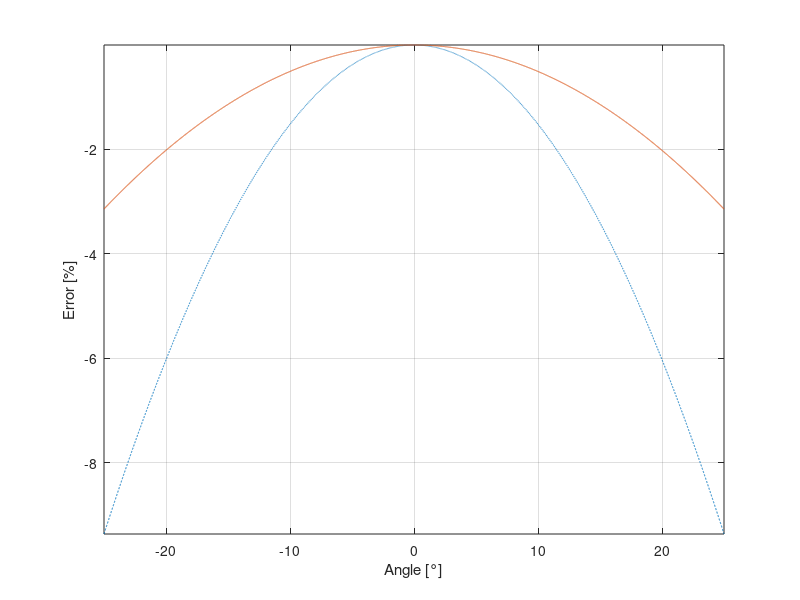
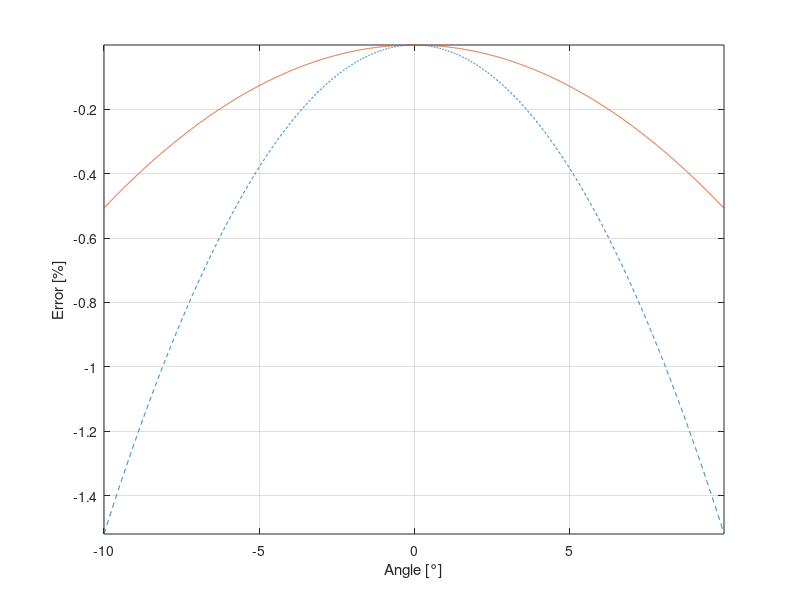
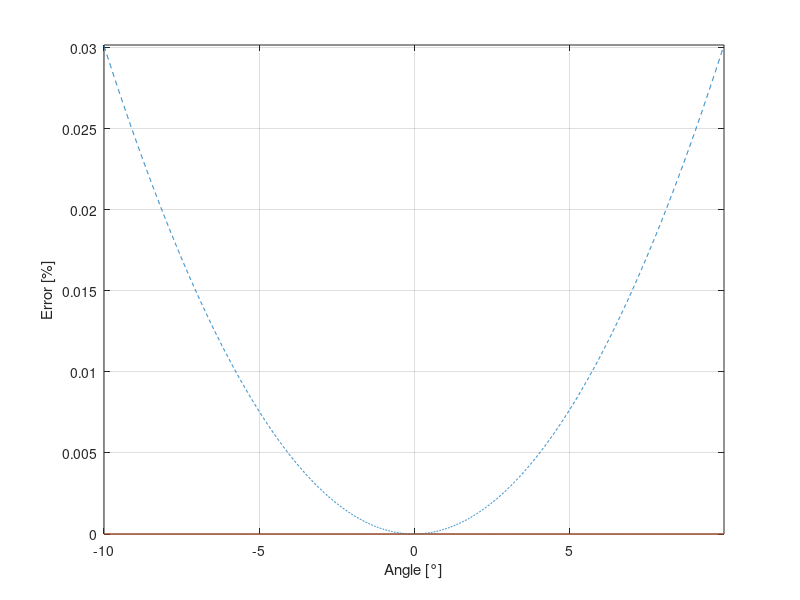

Source code (MATLAB) for these figures, in order:
clear all;

x=-25*pi/180:0.0001:25*pi/180;
X=-10*pi/180:0.0001:10*pi/180;


for k=1:3491;
	if (k ~= 0)
		Y(k)=(sin(-10*pi/180+k*0.0001)-(-10*pi/180+k*0.0001))/(-10*pi/180+k*0.0001)*100;
        Y1(k)=((sin(-10*pi/180+k*0.0001))^2-0);
	else
		Y(k)=0;
	end
end

for k=1:8727;
	if (k~=0)
		y(k)=(sin(-25*pi/180+k*0.0001)-(-25*pi/180+k*0.0001))/(-25*pi/180+k*0.0001)*100;
	else
		y(k)=0;
	end
end

%% approximation with cos=<1-x^2/2
figure
plot(x*180/pi,(cos(x)-(1))*100, '--', x*180/pi,y);

xlabel('Angle [°]'); ylabel('Error [%]');
axis tight;
grid on;

%% Approximation with cos=>1
figure
plot(X*180/pi,(cos(X)-(1))*100, '--',X*180/pi,Y); 

xlabel('Angle [°]'); ylabel('Error [%]');
axis tight;
grid on;

%% Approximation with sin^2=>0
figure
plot(X*180/pi,Y1, '--',X*180/pi,X*180/pi-X*180/pi); 

xlabel('Angle [°]'); ylabel('Error [%]');
axis tight;
grid on;